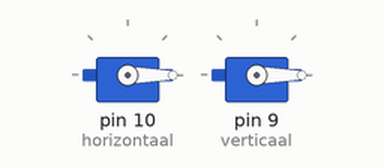
Recording of a sketch running on a simulated Arduino Uno, built with avr-gcc and run on an emulated ATmega328P. Parts: 2 × servo.

Above: at 0.05 s.
At 2.3 s:
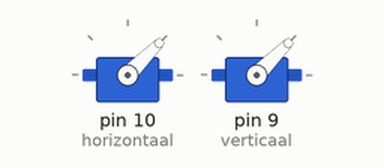
At 4.55 s:
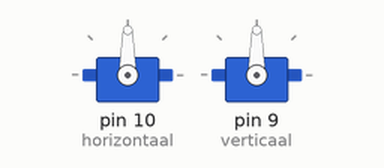
At 9.05 s:
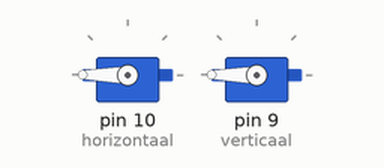
Timing chart, 0 to 11.8 s (numbered marks = the images above):
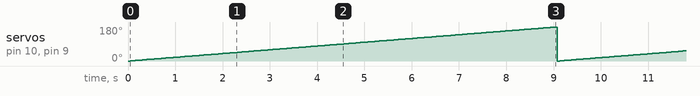

Measured:
- by itself, servo on pin 10 (horizontaal), servo on pin 9 (verticaal): ramps from 0° to 180° and jumps back, once every 9.1 s

The sketch:

servo_hoeken.ino
```cpp
#include <Servo.h>
Servo horizontaal;
Servo verticaal;

int horizontaal_hoek = 0;
int verticaal_hoek = 0;


void setup() {
  horizontaal.attach(10);
  verticaal.attach(9);
  horizontaal.write(horizontaal_hoek);
  verticaal.write(verticaal_hoek);
}

void loop() {
  horizontaal.write(horizontaal_hoek);
  verticaal.write(verticaal_hoek);
  if(horizontaal_hoek >= 180){
      horizontaal_hoek = 0;

  }else {
      horizontaal_hoek++;
  }

  if(verticaal_hoek >= 180){
      verticaal_hoek = 0;

  }else {
      verticaal_hoek++;
  }
  delay(50);


}
```
